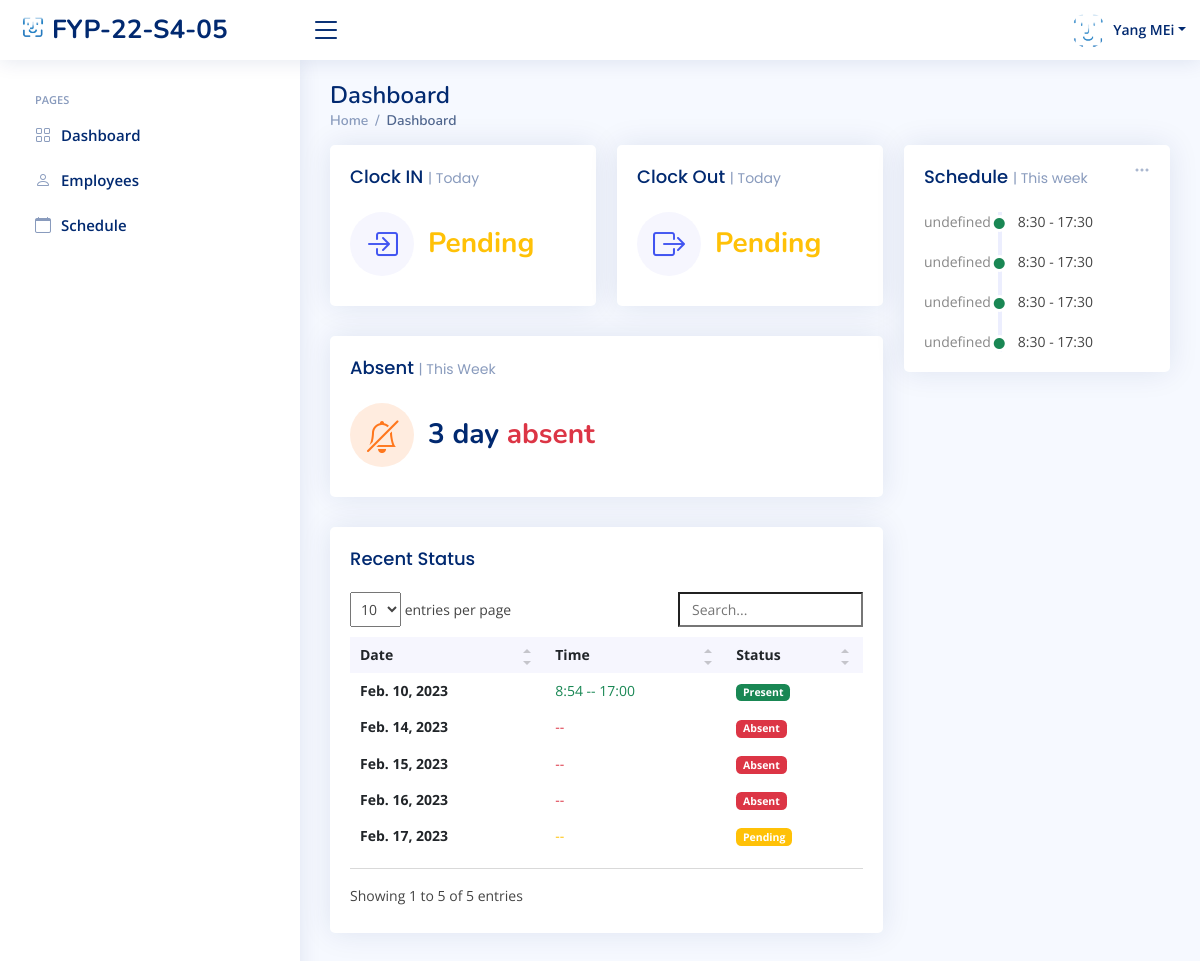
/sys_admin/home/ (signed in), run on the app's committed database.
### index/models.py (models this page shows, shortened)
class Employee(models.Model):
	Employee_ID = models.IntegerField(primary_key=True)
	Full_Name = models.CharField(max_length=100)
	Job_Title = models.CharField(max_length=100)
	Phone_Number = models.CharField(max_length=100)
	salt = models.CharField(max_length=50, null=True)
	Email_Address = models.EmailField()
	Role = models.ForeignKey(Role, on_delete=models.CASCADE)
	Profile_Image = models.ImageField(null=True,blank=True, upload_to='profile_pics/')
	Password = models.CharField(max_length=256)
	Start_Date = models.DateField(auto_now_add=True)

class WorkSchedule(models.Model):
	WorkSchedule_id = models.BigAutoField(primary_key=True)
	Employee = models.ForeignKey(Employee,on_delete=models.CASCADE)
	InTime = models.TimeField(max_length=256, null=True, blank=True)
	OutTime = models.TimeField(max_length=256, null=True, blank=True)
	Mark = models.CharField(max_length=256,null=True)
	StartDate = models.DateField()
	StartTime = models.TimeField(null=True)
	EndTime = models.TimeField(null=True)
	class Meta:
		db_table = 'WorkSchedule'

### index/views/sys_admin.py (the view)
# urls.py: path('sys_admin/home/', sys_admin.sys_admin_home, name='sys_admin_home'),
def sys_admin_home(request):
	dt = datetime.strptime(currentDate, '%Y-%m-%d')
	start = dt - timedelta(days=dt.weekday())
	end = start + timedelta(days=6)
	startDate = start.strftime('%Y-%m-%d')
	endDate = end.strftime('%Y-%m-%d')
	Title ='Admin Home Page'
	if 'Employee_ID' in request.session:
		fourdates = date.today() - timedelta(days=4)
		currentEmployee = Employee.objects.get(Employee_ID=request.session['Employee_ID'])
		CheckIn = ''
		CheckOut = ''
		Marklist = ['off', 'mc']
		CheckValues = WorkSchedule.objects.filter(Employee_id=request.session['Employee_ID']).filter(
			StartDate=currentDate)
		if CheckValues.exists():
			AttenCheck = WorkSchedule.objects.get(Employee_id=request.session['Employee_ID'], StartDate=currentDate)
			if AttenCheck.Mark.lower() != 'off' or AttenCheck.Mark.lower() != 'mc':
				if AttenCheck.InTime is None and AttenCheck.OutTime is not None:
					CheckIn = "Pending"
					CheckOut = AttenCheck.OutTime
				elif AttenCheck.OutTime is None and AttenCheck.InTime is not None:
					CheckIn = AttenCheck.InTime
					CheckOut = "Pending"
				elif AttenCheck.InTime is None and AttenCheck.OutTime is None:
					CheckOut = "Pending"
					CheckIn = "Pending"
				else:
					CheckIn = AttenCheck.InTime
					CheckOut = AttenCheck.OutTime
			else:
				CheckIn = 'OFF'
				CheckOut = 'OFF'
		scheduleWeek = WorkSchedule.objects.filter(Employee_id=request.session['Employee_ID'], StartDate__lte=endDate,
												   StartDate__gte=startDate,StartTime__isnull=False,EndTime__isnull=False).order_by('StartDate')
		CountAsent = WorkSchedule.objects.filter(Employee_id=request.session['Employee_ID'],
												 StartDate__lte=currentDate, StartDate__gte=startDate).filter(Mark='Absent').count()
		RecentData = WorkSchedule.objects.filter(Employee_id=request.session['Employee_ID'],
												 StartDate__lte=currentDate).order_by("StartDate")
		context = {
			'Role': currentEmployee.Role.Role_ID,
			'Employee_ID': currentEmployee.Employee_ID,
			'Full_Name': currentEmployee.Full_Name,
			'Job_Title': currentEmployee.Job_Title,
			'PFP': currentEmployee.Profile_Image.url,
			'Redata': RecentData,
			'ScheduleWeek': scheduleWeek,
			'count':CountAsent,
			'CheckIn': CheckIn,
			'CheckOut': CheckOut,
			'title':Title,
		}
		return render(request, 'sys_admin/sys_admin_home.html', context)
	else:
		messages.error(request, 'Please login first')
		return redirect('login')

### templates/sys_admin/sys_admin_home.html (shortened to what this page needs)
{% extends "index/base.html" %}
{% load static %}
{% block content %}
{% include 'sys_admin/sys_admin_base.html'%}
  <main id="main" class="main">
    <div class="pagetitle">
      <h1>Dashboard</h1>
      <nav>
        <ol class="breadcrumb">
          <li class="breadcrumb-item"><a href="{% url 'sys_admin_home' %}">Home</a></li>
          <li class="breadcrumb-item active">Dashboard</li>
        </ol>
      </nav>
    </div>
    <section class="section dashboard">
      <div class="row">
        <div class="col-lg-8">
          <div class="row">
            <div class="col-xxl-4 col-md-6">
              <div class="card info-card sales-card">
                <div class="card-body">
                  <h5 class="card-title">Clock IN <span>| Today</span></h5>
                  <div class="d-flex align-items-center">
                    <div class="card-icon rounded-circle d-flex align-items-center justify-content-center">
                      <i class="bi bi-box-arrow-in-right"></i>
                    </div>
                    <div class="ps-3">
                      {% if CheckIn in 'Present'  %}
                     <h6 class="text-success">{{ CheckIn }}</h6>
                        {% elif CheckIn in 'Pending' %}
                         <h6 class="text-warning">{{ CheckIn }}</h6>
                         {% else %}
                         <h6 class="text-danger">{{ CheckIn }}</h6>
                        {% endif %}
                    </div>
                  </div>
                </div>
              </div>
            </div>
            <div class="col-xxl-4 col-md-6">
              <div class="card info-card sales-card">
                <div class="card-body">
                  <h5 class="card-title">Clock Out <span>| Today</span></h5>
                  <div class="d-flex align-items-center">
                    <div class="card-icon rounded-circle d-flex align-items-center justify-content-center">
                      <i class="bi bi-box-arrow-right"></i>
                    </div>
                    <div class="ps-3">
                      {% if Ad.Mark in 'Present' %}
                      <h6 class="text-success">{{ CheckOut }}</h6>
                     {% elif CheckOut in 'Pending' %}
                     <h6 class="text-warning">{{ CheckOut }}</h6>
                     {% else %}
                     <h6 class="text-danger">{{ CheckOut }}</h6>
                    {% endif %}
                    </div>
                  </div>
                </div>
              </div>
            </div>
            <div class="col-xxl-4 col-xl-12">
              <div class="card info-card customers-card">
                <div class="card-body">
                  <h5 class="card-title">Absent <span>| This Week</span></h5>
                  <div class="d-flex align-items-center">
                    <div class="card-icon rounded-circle d-flex align-items-center justify-content-center">
                      <i class="bi bi-bell-slash"></i>
                    </div>
                    <div class="ps-3">
                      <h6>{{ count}} day <span class="text-danger">absent</span></h6>
                    </div>
                  </div>
                </div>
              </div>
            </div>
            <div class="col-12">
              <div class="card recent-sales overflow-auto">
                <div class="card-body">
                  <h5 class="card-title">Recent Status</h5>
                  <table class="table table-borderless datatable">
                    <thead>
                      <tr>
                        <th scope="col">Date</th>
                        <th scope="col">Time</th>
                        <th scope="col">Status</th>
                      </tr>
                    </thead>
                    <tbody>
                      {% for Ad in Redata %}
                      <tr>
                        <th scope="row">{{ Ad.StartDate }}</th>
                        {% if Ad.Mark in 'Present' %}
                        <td><span class ="text-success">{{ Ad.InTime |date:"G:i" }}   --   {{ Ad.OutTime |date:"G:i" }}</span></td>
                        <td><span class="badge bg-success">{{ Ad.Mark }}</span></td>
                        {% elif Ad.Mark in 'Late' %}
                        <td><span class ="text-danger">{{ Ad.InTime |date:"G:i"}} </span>  --   {{ Ad.OutTime |date:"G:i"}}</td>
                        <td><span class="badge bg-success">{{ Ad.Mark }}</span></td>
                        {% elif Ad.Mark in 'Leave early' %}
                        <td>{{ Ad.InTime|date:"G:i" }}   --   <span class ="text-danger">{{ Ad.OutTime |date:"G:i"}} </span></td>
                        <td><span class="badge bg-danger">{{ Ad.Mark }}</span></td>
                        {% elif Ad.Mark in 'Pending' %}
                        <td><span class="text-warning">{{ Ad.InTime|date:"G:i" }}   --   {{ Ad.OutTime |date:"G:i"}}</span></td>
                        <td><span class="badge bg-warning">{{ Ad.Mark }}</span></td>
                            {% elif Ad.Mark in 'Off' %}
                        <td><span class="text-warning">{{ Ad.InTime|date:"G:i" }}   --   {{ Ad.OutTime |date:"G:i"}}</span></td>
                        <td><span class="badge bg-warning">{{ Ad.Mark }}</span></td>
                            {% elif Ad.Mark in 'MC' %}
                        <td><span class="text-warning">{{ Ad.InTime|date:"G:i" }}   --   {{ Ad.OutTime |date:"G:i"}}</span></td>
                        <td><span class="badge bg-warning">{{ Ad.Mark }}</span></td>
                        {% else %}
                        <td><span class ="text-danger">{{ Ad.InTime |date:"G:i"}}   --   {{ Ad.OutTime |date:"G:i"}}</span></td>
                        <td><span class="badge bg-danger">{{ Ad.Mark }}</span></td>
                        {% endif %}
                      </tr>
                      {% endfor %}
                    </tbody>
                  </table>
                </div>
              </div>
            </div>
          </div>
        </div>
        <div class="col-lg-4">
          <div class="card">
            <div class="filter">
              <a class="icon" href="#" data-bs-toggle="dropdown"><i class="bi bi-three-dots"></i></a>
            </div>
            <div class="card-body">
              <h5 class="card-title">Schedule <span>| This week</span></h5>
              <div class="activity" id="activity">
               {% for Ad in ScheduleWeek %}
                <div class="activity-item d-flex">
                  <div class="activite-label week{{ forloop.counter }}" ></div>
                        <i class='bi bi-circle-fill activity-badge text-success align-self-start'></i>
                        <div class="activity-content">
                        {{ Ad.StartTime |date:"G:i"}} - {{ Ad.EndTime |date:"G:i"}} &#12288;
                            </div>
                </div>
                 {% endfor %}
              </div>
            </div>
          </div>
        </div>
      </div>
    </section>
  </main>
{% endblock content %}

### templates/sys_admin/sys_admin_base.html (shortened to what this page needs)
{% load static %}
  <header id="header" class="header fixed-top d-flex align-items-center">
    <div class="d-flex align-items-center justify-content-between">
      <a href="{% url 'sys_admin_home' %}" class="logo d-flex align-items-center">
        <img src="{% static 'assets/img/logo.png' %}" alt="">
        <span class="d-none d-lg-block">FYP-22-S4-05</span>
      </a>
      <i class="bi bi-list toggle-sidebar-btn"></i>
    </div>
    <nav class="header-nav ms-auto">
      <ul class="d-flex align-items-center">
        <li class="nav-item dropdown pe-3">
          <a class="nav-link nav-profile d-flex align-items-center pe-0" href="#" data-bs-toggle="dropdown">
            <img src="{{ PFP }}" alt="Profile" class="rounded-circle"  height="35" width="35">
            <span class="d-none d-md-block dropdown-toggle ps-2">{{ Full_Name }}</span>
          </a>
        </li>
      </ul>
    </nav>
  </header>
  <aside id="sidebar" class="sidebar">
    <ul class="sidebar-nav" id="sidebar-nav">
      <li class="nav-heading">Pages</li>
      <li class="nav-item">
        <a class="nav-link collapsed" href="{% url 'sys_admin_home' %}">
          <i class="bi bi-grid"></i>
          <span>Dashboard</span>
        </a>
      </li>
      <li class="nav-item">
        <a class="nav-link collapsed" href="{% url 'sys_admin_view_employees' %}">
          <i class="bi bi-person"></i>
          <span>Employees</span>
        </a>
      </li>
      <li class="nav-item">
        <a class="nav-link collapsed" href="{% url 'sys_admin_schedule' %}">
          <i class="bi bi-calendar"></i>
          <span>Schedule</span>
        </a>
      </li>
  </aside>

### static/assets/css/style.css (style rules this page uses)
:root { scroll-behavior: smooth; }
body { font-family: "Open Sans", sans-serif; background: #f6f9ff; color: #444444; }
a { color: #4154f1; text-decoration: none; }
h1, h2, h3, h4, h5, h6 { font-family: "Nunito", sans-serif; }
#main { margin-top: 60px; padding: 20px 30px; transition: all 0.3s; }
.pagetitle { margin-bottom: 10px; }
.pagetitle h1 { font-size: 24px; margin-bottom: 0; font-weight: 600; color: #012970; }
.card { margin-bottom: 30px; border: none; border-radius: 5px; box-shadow: 0px 0 30px rgba(1, 41, 112, 0.1); }
.card-title { padding: 20px 0 15px 0; font-size: 18px; font-weight: 500; color: #012970; font-family: "Poppins", sans-serif; }
.card-title span { color: #899bbd; font-size: 14px; font-weight: 400; }
.card-body { padding: 0 20px 20px 20px; }
.breadcrumb { font-size: 14px; font-family: "Nunito", sans-serif; color: #899bbd; font-weight: 600; }
.breadcrumb a { color: #899bbd; transition: 0.3s; }
.breadcrumb .breadcrumb-item::before { color: #899bbd; }
.breadcrumb .active { color: #51678f; font-weight: 600; }
.logo { line-height: 1; }
@media (min-width: 1200px) { .logo { width: 280px; } }
.logo img { max-height: 26px; margin-right: 6px; }
.logo span { font-size: 26px; font-weight: 700; color: #012970; font-family: "Nunito", sans-serif; }
.header { transition: all 0.5s; z-index: 997; height: 60px; box-shadow: 0px 2px 20px rgba(1, 41, 112, 0.1); background-color: #fff; padding-left: 20px; }
.header .toggle-sidebar-btn { font-size: 32px; padding-left: 10px; cursor: pointer; color: #012970; }
.header-nav ul { list-style: none; }
.header-nav>ul { margin: 0; padding: 0; }
.header-nav .nav-profile { color: #012970; }
.header-nav .nav-profile img { max-height: 36px; }
.header-nav .nav-profile span { font-size: 14px; font-weight: 600; }
.sidebar { position: fixed; top: 60px; left: 0; bottom: 0; width: 300px; z-index: 996; transition: all 0.3s; padding: 20px; overflow-y: auto; scrollbar-width: thin; scrollbar-color: #aab7cf transparent; box-shadow: 0px 0px 20px rgba(1, 41, 112, 0.1); background-color: #fff; }
@media (min-width: 1200px) { #main, #footer { margin-left: 300px; } }
.sidebar-nav { padding: 0; margin: 0; list-style: none; }
.sidebar-nav li { padding: 0; margin: 0; list-style: none; }
.sidebar-nav .nav-item { margin-bottom: 5px; }
.sidebar-nav .nav-heading { font-size: 11px; text-transform: uppercase; color: #899bbd; font-weight: 600; margin: 10px 0 5px 15px; }
.sidebar-nav .nav-link { display: flex; align-items: center; font-size: 15px; font-weight: 600; color: #4154f1; transition: 0.3; background: #f6f9ff; padding: 10px 15px; border-radius: 4px; }
.sidebar-nav .nav-link i { font-size: 16px; margin-right: 10px; color: #4154f1; }
.sidebar-nav .nav-link.collapsed { color: #012970; background: #fff; }
.sidebar-nav .nav-link.collapsed i { color: #899bbd; }
.dashboard .filter { position: absolute; right: 0px; top: 15px; }
.dashboard .filter .icon { color: #aab7cf; padding-right: 20px; padding-bottom: 5px; transition: 0.3s; font-size: 16px; }
.dashboard .info-card { padding-bottom: 10px; }
.dashboard .info-card h6 { font-size: 28px; color: #012970; font-weight: 700; margin: 0; padding: 0; }
.dashboard .card-icon { font-size: 32px; line-height: 0; width: 64px; height: 64px; flex-shrink: 0; flex-grow: 0; }
.dashboard .sales-card .card-icon { color: #4154f1; background: #f6f6fe; }
.dashboard .customers-card .card-icon { color: #ff771d; background: #ffecdf; }
.dashboard .activity { font-size: 14px; }
.dashboard .activity .activity-item .activite-label { color: #888; position: relative; flex-shrink: 0; flex-grow: 0; min-width: 64px; }
.dashboard .activity .activity-item .activite-label::before { content: ""; position: absolute; right: -11px; width: 4px; top: 0; bottom: 0; background-color: #eceefe; }
.dashboard .activity .activity-item .activity-badge { margin-top: 3px; z-index: 1; font-size: 11px; line-height: 0; border-radius: 50%; flex-shrink: 0; border: 3px solid #fff; flex-grow: 0; }
.dashboard .activity .activity-item .activity-content { padding-left: 10px; padding-bottom: 20px; }
.dashboard .activity .activity-item:last-child .activity-content { padding-bottom: 0; }
.dashboard .recent-sales { font-size: 14px; }
.dashboard .recent-sales .table thead { background: #f6f6fe; }
.dashboard .recent-sales .table thead th { border: 0; }

### data on the page
Employee: Full_Name "Yang MEi"
WorkSchedule: Mark "Pending", StartDate "Feb. 17, 2023", StartTime "8:30", EndTime "17:30"
WorkSchedule: StartDate "Feb. 10, 2023", InTime "8:54", OutTime "17:00", Mark "Present"
WorkSchedule: StartDate "Feb. 14, 2023", Mark "Absent", StartTime "8:30", EndTime "17:30"
WorkSchedule: StartDate "Feb. 15, 2023", Mark "Absent", StartTime "8:30", EndTime "17:30"
WorkSchedule: StartDate "Feb. 16, 2023", Mark "Absent", StartTime "8:30", EndTime "17:30"

### other printed values
{{ count }} "3"
